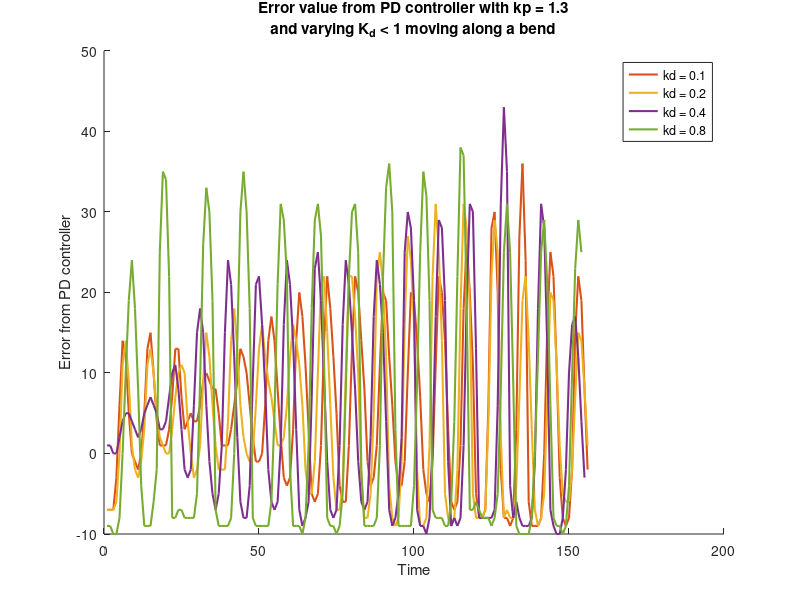
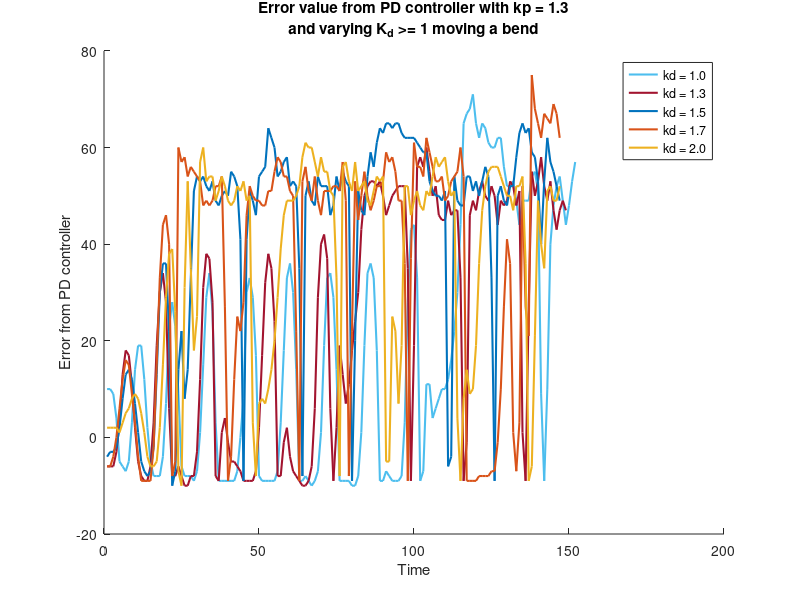

Write MATLAB code to recreate these figures, in order.
data = {
[13 13 16 28 43 49 52 55 57 56 55 52 49 50 51 53 55 57 59 60 -5 -5 32 35 48 54 49 49 55 56 56 53 54 49 48 49 -2 -9 3 -3 -6 -7 -9 -10 -9 -9 -2 11 26 23 13 -2 -8 -8 -6 7 30 28 13 -5 -7 -8 -7 2 21 25 19 9 -6 -8 -8 -4 11 25 22 12 0 -7 -7 -5 7 22 23 18 10 -2 -7 -7 -5 7 25 27 19 1 -8 -9 -9 -4 14 27 21 14 1 -7 -8 -6 3 19 25 20 13 3 -5 -6 -4 6 21 26 19 10 -4 -8 -8 -4 8 24 25 18 2 -8 -8 -7 0 15 25 20 11 -3 -8 -8 -7 6 26 24 11 -4 -8 -8 -7 3]
[-7 -7 -7 -3 6 14 12 5 0 -1 -2 0 5 13 15 10 4 1 1 1 3 7 13 13 7 3 4 5 4 4 6 9 10 9 8 8 5 1 1 1 3 6 9 13 12 10 6 2 -1 -1 0 6 14 17 14 8 2 -3 -4 -3 3 14 20 17 11 3 -5 -6 -5 1 14 22 18 12 5 -4 -6 -6 1 13 22 20 14 8 -1 -4 -3 1 11 20 19 12 6 -1 -4 -4 -1 10 20 19 14 7 -2 -5 -6 -1 11 22 20 14 3 -6 -7 -6 1 18 26 20 11 -5 -8 -8 -7 6 28 30 20 -2 -8 -8 -9 -8 3 27 36 24 -6 -9 -9 -9 -8 0 16 25 22 11 -3 -8 -9 -8 -2 15 22 19 8 -2]
[-7 -7 -7 -6 0 11 14 9 1 -2 -3 -1 3 11 13 10 5 2 1 0 0 3 7 10 11 10 4 0 -3 -2 1 9 15 12 6 1 -2 -2 -2 4 14 18 13 6 2 0 -1 0 6 13 16 12 9 7 4 1 1 2 6 12 16 14 11 6 -2 -5 -5 -1 10 21 22 15 6 -3 -7 -7 -4 10 22 22 17 10 -3 -8 -8 -5 5 22 25 21 12 -4 -8 -9 -8 -1 16 27 24 16 -2 -9 -9 -8 1 22 31 25 14 -5 -8 -9 -8 -2 18 31 28 18 -5 -8 -8 -8 -7 4 22 29 25 2 -8 -7 -8 -8 -4 7 19 22 14 3 -7 -9 -8 -5 7 20 19 11 1 -5 -6 -6 -2 7 15 14 8 1]
[1 1 0 0 2 4 5 5 4 3 2 3 5 6 7 6 5 3 3 4 7 10 11 8 3 -2 -3 -2 6 15 18 15 6 -1 -5 -7 -5 1 15 24 21 12 2 -6 -8 -8 -4 9 21 22 16 8 -2 -6 -7 -6 1 16 24 21 14 3 -7 -9 -8 -6 7 23 25 19 9 -1 -7 -8 -7 1 16 24 21 15 8 -1 -6 -7 -6 2 17 24 21 15 4 -7 -9 -8 -5 2 25 30 28 19 -7 -9 -9 -10 -8 1 17 29 28 19 -1 -9 -8 -9 -8 1 19 31 30 13 -8 -8 -8 -8 -8 -7 6 31 43 35 -4 -8 -6 -8 -9 -9 -9 -8 -1 18 31 28 13 -7 -9 -10 -10 -8 -2 10 16 17 12 4 -3]
[-9 -9 -10 -10 -8 0 10 19 24 18 8 -4 -9 -9 -9 -6 -2 25 35 34 22 -8 -8 -7 -7 -8 -8 -8 -8 -5 9 26 33 30 19 -7 -9 -9 -9 -9 -8 0 14 30 35 30 18 -8 -9 -9 -9 -9 -9 -6 5 21 31 29 22 -2 -9 -9 -9 -10 -8 1 18 29 31 27 11 -8 -9 -9 -10 -9 -5 8 22 30 31 25 -2 -9 -9 -9 -9 -8 1 22 33 36 30 3 -9 -9 -9 -9 -9 -4 9 25 35 32 19 -7 -8 -8 -8 -9 -9 -6 4 22 38 37 18 -7 -7 -6 -7 -8 -8 -8 -9 -8 -5 8 25 31 25 9 -9 -10 -10 -10 -10 -8 0 12 25 29 21 6 -8 -9 -9 -10 -9 -4 10 23 29 25]
[10 10 9 4 -5 -6 -7 -5 3 14 19 19 12 2 -5 -8 -8 -8 -4 7 23 28 23 9 -6 -8 -8 -8 -9 -7 1 15 29 34 26 3 -9 -9 -9 -9 -9 -9 -7 0 8 30 33 29 17 -8 -9 -9 -9 -9 -9 -7 3 18 33 36 30 14 -9 -9 -8 -9 -10 -9 -7 1 19 33 34 29 14 -9 -9 -9 -9 -10 -10 -8 1 19 34 36 33 18 -9 -9 -7 -8 -9 -9 -9 -8 3 28 43 44 33 -9 -7 11 11 4 6 8 10 10 12 16 22 30 44 65 67 68 71 65 62 65 64 61 60 60 62 62 56 52 52 53 49 44 49 49 49 54 55 51 9 -9 10 40 48 52 54 49 44 48 53 57]
[-6 -6 -6 -3 3 13 18 17 11 2 -5 -8 -9 -9 -6 3 19 30 34 28 6 -8 -8 -6 -8 -10 -10 -8 -8 -3 12 31 38 37 28 -8 -9 1 4 -1 -5 -5 -6 -7 -9 -9 -9 -9 -7 2 17 32 38 35 24 -8 -8 -1 2 -4 -7 -8 -9 -10 -10 -9 -6 6 29 40 42 37 6 -9 2 19 13 7 11 18 24 30 43 50 52 53 53 52 53 50 46 48 50 51 52 52 52 35 -9 19 56 58 56 60 55 50 52 46 45 45 49 46 47 47 33 -9 -1 46 49 47 51 53 50 49 52 50 44 49 48 49 53 52 48 51 1 -9 27 55 50 53 58 52 49 53 47 43 47 49 47]
[-4 -3 -3 -2 2 8 13 14 12 7 1 -5 -7 -8 -7 -2 13 30 36 36 22 -10 -7 14 22 8 14 33 51 54 53 54 52 51 53 49 48 50 51 50 55 54 52 41 -9 41 51 49 46 54 55 56 64 62 60 54 55 57 58 52 53 52 35 -8 50 53 49 48 54 52 52 52 46 48 54 51 55 53 52 -9 20 51 47 46 54 59 56 61 64 63 65 65 64 65 65 63 62 62 62 62 61 60 59 59 53 51 50 50 49 51 -6 -4 54 49 48 48 54 54 51 53 50 53 56 54 33 -9 50 52 49 48 52 52 58 63 65 63 64 59 58 53 40 53 62 57 55 52 49]
[-6 -6 -4 0 6 12 16 15 9 3 -4 -9 -9 -9 -9 -2 15 33 44 46 40 -8 -5 60 57 58 54 56 55 54 53 48 49 48 49 52 52 54 27 -9 -4 12 25 22 28 46 52 50 49 49 48 48 51 51 55 58 57 54 54 51 50 22 -9 53 56 51 49 54 49 46 51 51 51 52 52 51 57 49 -8 22 53 45 50 55 50 47 49 52 52 53 59 57 58 55 49 49 36 -9 37 61 56 56 54 62 59 56 53 53 54 49 50 53 54 55 60 54 -9 -9 -9 -9 -8 -8 -8 -8 -7 -7 -1 10 27 41 36 1 -7 3 52 27 21 75 68 65 62 67 66 65 69 67 62]
[2 2 2 2 1 3 5 6 8 9 8 5 1 -4 -6 -6 -5 2 15 29 38 39 26 -7 -10 31 53 35 18 25 57 60 53 54 54 49 51 54 52 49 48 49 52 51 53 49 50 3 -8 7 8 7 10 14 20 29 39 46 49 49 49 50 52 58 61 60 60 57 54 58 55 55 51 50 33 -8 56 57 53 51 57 51 52 53 49 48 51 54 53 54 -5 -5 25 22 7 19 52 52 46 49 51 48 47 51 50 54 58 56 57 58 53 50 51 4 -9 8 14 9 10 19 36 47 52 55 56 56 56 54 52 50 50 47 52 52 54 36 -9 -6 21 49 40 35 51 52 49 49 52]
}



kd_vals=[0, .1, .2, .4, .8, 1, 1.3, 1.5, 1.7, 2];
[~,n] = size(kd_vals);
figure; hold on;
CM = lines(n);

% plot1 = [1]
plot1 = [2:5];
[~,m] = size(plot1);
labels = cell(m,1);

for i=1:m
    idx = plot1(i);
    labels{i} = sprintf('kd = %.1f', kd_vals(idx));
    plot(data{idx},'color', CM(idx,:), 'linewidth', 1.5);
end

% plot([170,170], [-10,70], 'k--') % when the robot starts to turn
% plot([0,300], [0,0], 'k-')

title({'Error value from PD controller with kp = 1.3';'and varying K_d < 1 moving along a bend'})
xlabel('Time')
ylabel('Error from PD controller')
legend(labels, 'Location', 'northeast')
saveas(figure(1), 'kd_curve131.jpg'); % Saves as a jpg

% =================================================================
%   KP MORE THAN 1
% =================================================================
figure; hold on;

plot1 = [6:10];
[~,m] = size(plot1);
labels = cell(m,1);

for i=1:m
    idx = plot1(i);
    labels{i} = sprintf('kd = %.1f', kd_vals(idx));
    plot(data{idx}, 'color', CM(idx,:), 'linewidth', 1.5);
end

% plot([170,170], [-10,70], 'k--') % when the robot starts to turn
% plot([0,300], [0,0], 'k-')

title({'Error value from PD controller with kp = 1.3','and varying K_d >= 1 moving a bend'})
xlabel('Time')
ylabel('Error from PD controller')
legend(labels, 'Location', 'northeast')
saveas(figure(2), 'kd_curve132.jpg'); % Saves as a jpg
